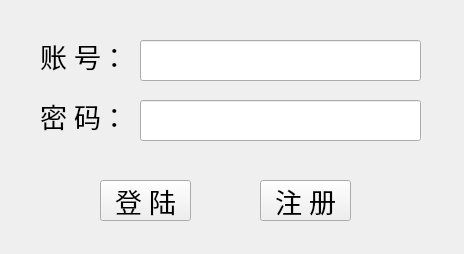
<?xml version="1.0" encoding="UTF-8"?>
<ui version="4.0">
 <class>Form</class>
 <widget class="QWidget" name="Form">
  <property name="windowModality">
   <enum>Qt::NonModal</enum>
  </property>
  <property name="geometry">
   <rect>
    <x>0</x>
    <y>0</y>
    <width>464</width>
    <height>254</height>
   </rect>
  </property>
  <property name="sizePolicy">
   <sizepolicy hsizetype="Preferred" vsizetype="Preferred">
    <horstretch>0</horstretch>
    <verstretch>0</verstretch>
   </sizepolicy>
  </property>
  <property name="minimumSize">
   <size>
    <width>464</width>
    <height>254</height>
   </size>
  </property>
  <property name="maximumSize">
   <size>
    <width>464</width>
    <height>254</height>
   </size>
  </property>
  <property name="font">
   <font>
    <family>宋体</family>
    <pointsize>10</pointsize>
   </font>
  </property>
  <property name="windowTitle">
   <string>i Chat</string>
  </property>
  <property name="windowIcon">
   <iconset>
    <normaloff>src/login.ico</normaloff>src/login.ico</iconset>
  </property>
  <property name="inputMethodHints">
   <set>Qt::ImhNone</set>
  </property>
  <widget class="QLabel" name="label">
   <property name="geometry">
    <rect>
     <x>40</x>
     <y>30</y>
     <width>81</width>
     <height>51</height>
    </rect>
   </property>
   <property name="font">
    <font>
     <family>宋体</family>
     <pointsize>20</pointsize>
     <weight>50</weight>
     <bold>false</bold>
     <kerning>false</kerning>
    </font>
   </property>
   <property name="text">
    <string>账 号：</string>
   </property>
  </widget>
  <widget class="QLabel" name="label_2">
   <property name="geometry">
    <rect>
     <x>40</x>
     <y>90</y>
     <width>91</width>
     <height>51</height>
    </rect>
   </property>
   <property name="font">
    <font>
     <family>宋体</family>
     <pointsize>20</pointsize>
     <weight>50</weight>
     <bold>false</bold>
     <kerning>false</kerning>
    </font>
   </property>
   <property name="text">
    <string>密 码：</string>
   </property>
  </widget>
  <widget class="QPushButton" name="pushButton_login">
   <property name="geometry">
    <rect>
     <x>100</x>
     <y>180</y>
     <width>91</width>
     <height>41</height>
    </rect>
   </property>
   <property name="font">
    <font>
     <family>宋体</family>
     <pointsize>20</pointsize>
     <weight>50</weight>
     <bold>false</bold>
     <kerning>false</kerning>
    </font>
   </property>
   <property name="text">
    <string>登 陆</string>
   </property>
  </widget>
  <widget class="QPushButton" name="pushButton_regist">
   <property name="geometry">
    <rect>
     <x>260</x>
     <y>180</y>
     <width>91</width>
     <height>41</height>
    </rect>
   </property>
   <property name="font">
    <font>
     <family>宋体</family>
     <pointsize>20</pointsize>
     <weight>50</weight>
     <bold>false</bold>
     <kerning>false</kerning>
    </font>
   </property>
   <property name="text">
    <string>注 册</string>
   </property>
  </widget>
  <widget class="QLineEdit" name="lineEdit_username">
   <property name="geometry">
    <rect>
     <x>140</x>
     <y>40</y>
     <width>281</width>
     <height>41</height>
    </rect>
   </property>
   <property name="font">
    <font>
     <family>宋体</family>
     <pointsize>20</pointsize>
     <weight>50</weight>
     <bold>false</bold>
     <kerning>false</kerning>
    </font>
   </property>
  </widget>
  <widget class="QLineEdit" name="lineEdit_passwd">
   <property name="geometry">
    <rect>
     <x>140</x>
     <y>100</y>
     <width>281</width>
     <height>41</height>
    </rect>
   </property>
   <property name="font">
    <font>
     <family>宋体</family>
     <pointsize>20</pointsize>
     <weight>50</weight>
     <bold>false</bold>
     <kerning>false</kerning>
    </font>
   </property>
   <property name="echoMode">
    <enum>QLineEdit::Password</enum>
   </property>
  </widget>
 </widget>
 <resources/>
 <connections>
  <connection>
   <sender>pushButton_login</sender>
   <signal>clicked()</signal>
   <receiver>Form</receiver>
   <slot>btnLoginClicked()</slot>
   <hints>
    <hint type="sourcelabel">
     <x>161</x>
     <y>199</y>
    </hint>
    <hint type="destinationlabel">
     <x>231</x>
     <y>126</y>
    </hint>
   </hints>
  </connection>
  <connection>
   <sender>pushButton_regist</sender>
   <signal>clicked()</signal>
   <receiver>Form</receiver>
   <slot>btnRegisteClicked()</slot>
   <hints>
    <hint type="sourcelabel">
     <x>334</x>
     <y>204</y>
    </hint>
    <hint type="destinationlabel">
     <x>231</x>
     <y>126</y>
    </hint>
   </hints>
  </connection>
 </connections>
 <slots>
  <slot>btnLoginClicked()</slot>
  <slot>btnRegisteClicked()</slot>
 </slots>
</ui>
